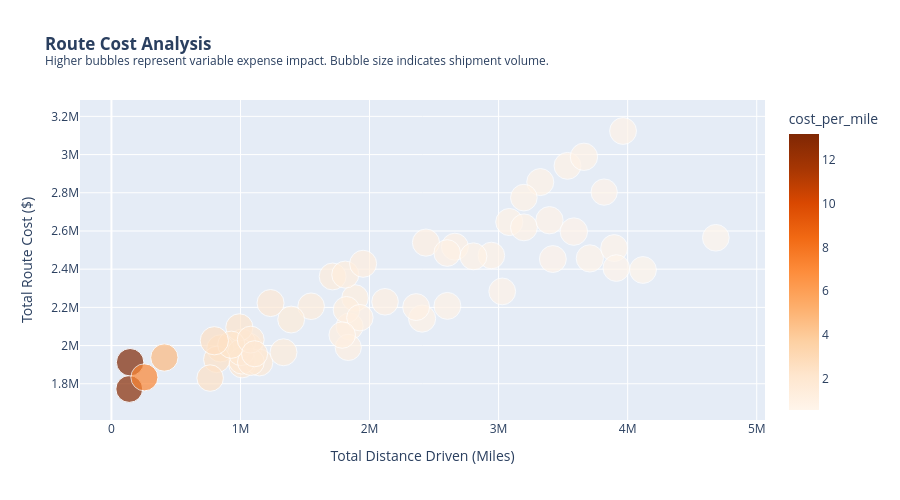

Notebook code cell kept with this figure:
### Code cell
fig_fuel = px.scatter(
    df_route_master,
    x='total_actual_miles',
    y='total_route_cost',
    size='total_loads_moved',
    color='cost_per_mile',
    color_continuous_scale='Oranges',
    hover_name='city_pair',
    height=500,
    labels={
        'total_actual_miles': 'Total Distance Driven (Miles)',
        'total_route_cost': 'Total Route Cost ($)',
        'fuel_cost_per_mile': 'Cost Per Mile ($)',
        'total_loads_moved': 'Volume (Loads)'
    },
    title='<b>Route Cost Analysis</b><br><sup>Higher bubbles represent variable expense impact. Bubble size indicates shipment volume.</sup>'
)
fig_fuel.show()

### Figure 1 — Plotly figure (JSON) as saved in the notebook; plotly's stock layout.template omitted (floating-point values rounded to 4 significant figures)
{"data": [{"hovertemplate": "<b>%{hovertext}</b><br><br>Total Distance Driven (Miles)=%{x}<br>Total Route Cost ($)=%{y}<br>Volume (Loads)=%{marker.size}<br>cost_per_mile=%{marker.color}<extra></extra>", "hovertext": ["Atlanta to Chicago", "Atlanta to Miami", "Chicago to Los Angeles", "Chicago to Portland", "Chicago to Las Vegas", "Chicago to Charlotte", "Dallas to New York", "Dallas to Denver", "Dallas to Indianapolis", "New York to Philadelphia", "New York to Columbus", "Phoenix to Philadelphia", "Phoenix to Denver", "Phoenix to Kansas City", "Philadelphia to New York", "Philadelphia to Seattle", "Philadelphia to Minneapolis", "Philadelphia to Indianapolis", "Houston to Detroit", "Houston to Seattle", "Houston to Portland", "Houston to Memphis", "Miami to Dallas", "Miami to Philadelphia", "Miami to Seattle", "Miami to Denver", "Detroit to Houston", "Seattle to Houston", "Seattle to Charlotte", "Seattle to Indianapolis", "Denver to Kansas City", "Portland to Detroit", "Portland to Seattle", "Portland to Columbus", "Las Vegas to Dallas", "Las Vegas to Los Angeles", "Las Vegas to New York", "Las Vegas to Kansas City", "Minneapolis to Atlanta", "Minneapolis to Los Angeles", "Minneapolis to Houston", "Charlotte to Seattle", "Charlotte to Denver", "Charlotte to Portland", "Charlotte to Memphis", "Columbus to Los Angeles", "Columbus to Philadelphia", "Columbus to Portland", "Columbus to Minneapolis", "Columbus to Kansas City", "Memphis to Los Angeles", "Memphis to Minneapolis", "Kansas City to Atlanta", "Kansas City to Los Angeles", "Kansas City to Miami", "Kansas City to Portland", "Kansas City to Charlotte", "Kansas City to Indianapolis"], "legendgroup": "", "marker": {"color": [1.878, 1.874, 0.8586, 0.7541, 0.946, 1.989, 1.042, 1.666, 1.473, 12.82, 2.351, 0.6627, 1.899, 1.138, 13.2, 0.5817, 1.378, 1.958, 1.191, 0.8595, 0.8193, 2.361, 1.085, 1.309, 0.5476, 0.8395, 1.245, 0.7826, 0.7878, 0.8682, 2.114, 0.7172, 7.172, 0.8322, 1.201, 4.725, 0.6444, 1.115, 1.425, 0.955, 1.149, 0.615, 0.8896, 0.7343, 2.157, 0.7247, 2.539, 0.8162, 1.771, 1.882, 0.8795, 1.803, 1.764, 0.9325, 1.051, 0.848, 1.534, 2.392], "coloraxis": "coloraxis", "size": [1456, 1481, 1496, 1459, 1479, 1460, 1502, 1461, 1477, 1468, 1501, 1507, 1462, 1487, 1537, 1465, 1473, 1456, 1443, 1485, 1473, 1424, 1398, 1497, 1450, 1440, 1491, 1518, 1467, 1445, 1505, 1472, 1491, 1472, 1441, 1522, 1477, 1425, 1440, 1444, 1429, 1447, 1500, 1410, 1514, 1534, 1628, 1525, 1461, 1472, 1480, 1490, 1386, 1472, 1443, 1471, 1469, 1432], "sizemode": "area", "sizeref": 4.07, "symbol": "circle"}, "mode": "markers", "name": "", "orientation": "v", "showlegend": false, "type": "scatter", "x": [1012400, 1064169, 3082778, 3028076, 2661627, 1013734, 2437105, 1146810, 1333633, 138291, 844360, 3706749, 1011364, 1845717, 144882, 4118647, 1713978, 1003605, 1887612, 3322940, 3196415, 816443, 1835111, 1812278, 4683089, 2944131, 1950294, 3394000, 3964388, 3195712, 991343, 3420338, 255668, 3533761, 1821282, 410033, 3895558, 1925399, 1547599, 2601698, 1788217, 3912108, 2407265, 3817963, 929062, 3583020, 797500, 3661229, 1080767, 1079275, 2805110, 1233002, 1109332, 2361043, 2120245, 2603304, 1392714, 765028], "xaxis": "x", "y": [1901000.0, 1994000.0, 2647000.0, 2284000.0, 2518000.0, 2017000.0, 2539000.0, 1911000.0, 1965000.0, 1773000.0, 1985000.0, 2456000.0, 1921000.0, 2100000.0, 1913000.0, 2396000.0, 2362000.0, 1965000.0, 2249000.0, 2856000.0, 2619000.0, 1928000.0, 1990000.0, 2372000.0, 2564000.0, 2471000.0, 2428000.0, 2656000.0, 3123000.0, 2774000.0, 2095000.0, 2453000.0, 1834000.0, 2941000.0, 2187000.0, 1937000.0, 2510000.0, 2146000.0, 2206000.0, 2485000.0, 2055000.0, 2406000.0, 2141000.0, 2803000.0, 2004000.0, 2597000.0, 2025000.0, 2988000.0, 1914000.0, 2031000.0, 2467000.0, 2223000.0, 1957000.0, 2202000.0, 2229000.0, 2208000.0, 2136000.0, 1830000.0], "yaxis": "y"}], "layout": {"coloraxis": {"colorbar": {"title": {"text": "cost_per_mile"}}, "colorscale": [[0, "rgb(255,245,235)"], [0.125, "rgb(254,230,206)"], [0.25, "rgb(253,208,162)"], [0.375, "rgb(253,174,107)"], [0.5, "rgb(253,141,60)"], [0.625, "rgb(241,105,19)"], [0.75, "rgb(217,72,1)"], [0.875, "rgb(166,54,3)"], [1, "rgb(127,39,4)"]]}, "height": 500, "legend": {"itemsizing": "constant", "tracegroupgap": 0}, "title": {"text": "<b>Route Cost Analysis</b><br><sup>Higher bubbles represent variable expense impact. Bubble size indicates shipment volume.</sup>"}, "xaxis": {"anchor": "y", "domain": [0, 1], "title": {"text": "Total Distance Driven (Miles)"}}, "yaxis": {"anchor": "x", "domain": [0, 1], "title": {"text": "Total Route Cost ($)"}}}}
